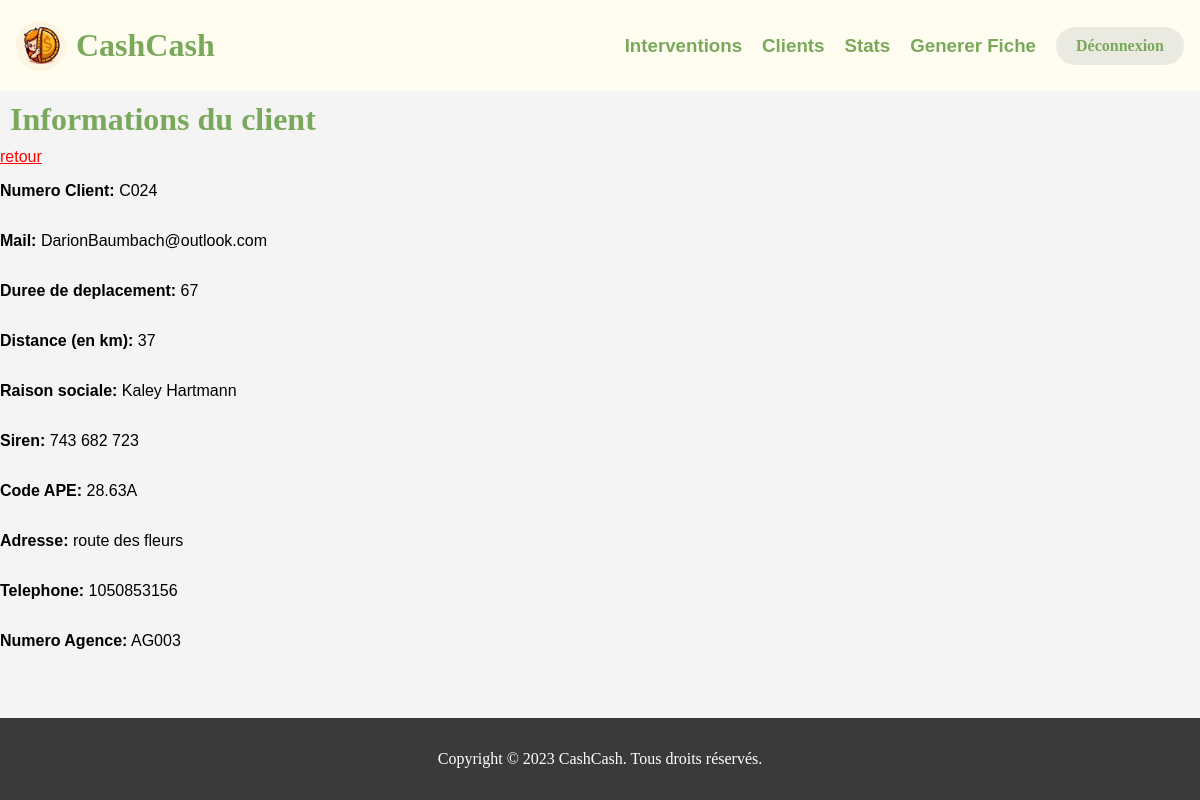
Screenshot of /?action=details&numero_client=C024 (signed in) with the database file from the repository.
### tables this page shows
CREATE TABLE `clients` (
  `numero_client` varchar(191) NOT NULL,
  `email` varchar(50) NOT NULL,
  `duree_deplacement` double(8,2) NOT NULL,
  `distanceKM` int(11) NOT NULL,
  `raison_sociale` varchar(50) NOT NULL,
  `siren` varchar(50) NOT NULL,
  `code_ape` varchar(50) NOT NULL,
  `adresse` varchar(50) NOT NULL,
  `telephone_client` varchar(10) NOT NULL,
  `numero_agence` varchar(50) NOT NULL
);

### controleur/detailsClient.php (called while the page is built)
<?php
    include './vue/header.html.php';
if (isset($_GET['numero_client']) && !empty($_GET['numero_client'])) {
    $num = $_GET['numero_client'];
    $client = getClientByNumClient($num);
} else {
    echo "Le numéro de client n'a pas été spécifié.";
}
include './vue/vueDetailsClient.php';
include './vue/footer.html.php';
?>

### index.php (called while the page is built, shortened)
<?php
    include "getRacine.php";
    include "$racine/modele/bd.utilisateur.php";
    if (isset($_GET["action"])) {
        $action = $_GET["action"];
    } else {
        $action = "defaut";
    }
    $fichier = controleurPrincipal($action);
    include "$racine/controleur/$fichier";
?>

### modele/bd.utilisateur.php (called while the page is built, shortened)
<?php
    function getClientByNumClient($num){
        $base = connexionPDO();
        $statement = $base->prepare("SELECT * FROM clients WHERE numero_client = ?");
        $statement->execute([$num]);
        $resultat = $statement->fetch(PDO::FETCH_ASSOC);
        return $resultat;
    }
?>

### vue/vueDetailsClient.php (the view)
<h1>Informations du client</h1>
<a style='color: red' href="?action=tbClients">retour</a>
 <p><strong>Numero Client:</strong> <?php echo $client['numero_client']; ?></p>
 <p><strong>Mail:</strong> <?php echo $client['email']; ?></p>
 <p><strong>Duree de deplacement:</strong> <?php echo $client['duree_deplacement']; ?></p>
 <p><strong>Distance (en km):</strong> <?php echo $client['distanceKM']; ?></p>
 <p><strong>Raison sociale:</strong> <?php echo $client['raison_sociale']; ?></p>
 <p><strong>Siren:</strong> <?php echo $client['siren']; ?></p>
 <p><strong>Code APE:</strong> <?php echo $client['code_ape']; ?></p>
 <p><strong>Adresse:</strong> <?php echo $client['adresse']; ?></p>
 <p><strong>Telephone:</strong> <?php echo $client['telephone_client']; ?></p>
 <p><strong>Numero Agence:</strong> <?php echo $client['numero_agence']; ?></p>

### css/style.css (style rules this page uses)
h1 { font-family: "Neuton Extralight"; font-weight: 700; color: #7AA95C; margin: 10px; margin-right: auto; }

### rows the page displays
clients: numero_client "C024", email "DarionBaumbach@outlook.com", duree_deplacement "67", distanceKM "37", raison_sociale "Kaley Hartmann", siren "743 682 723", code_ape "28.63A", adresse "route des fleurs", telephone_client "1050853156", numero_agence "AG003"
